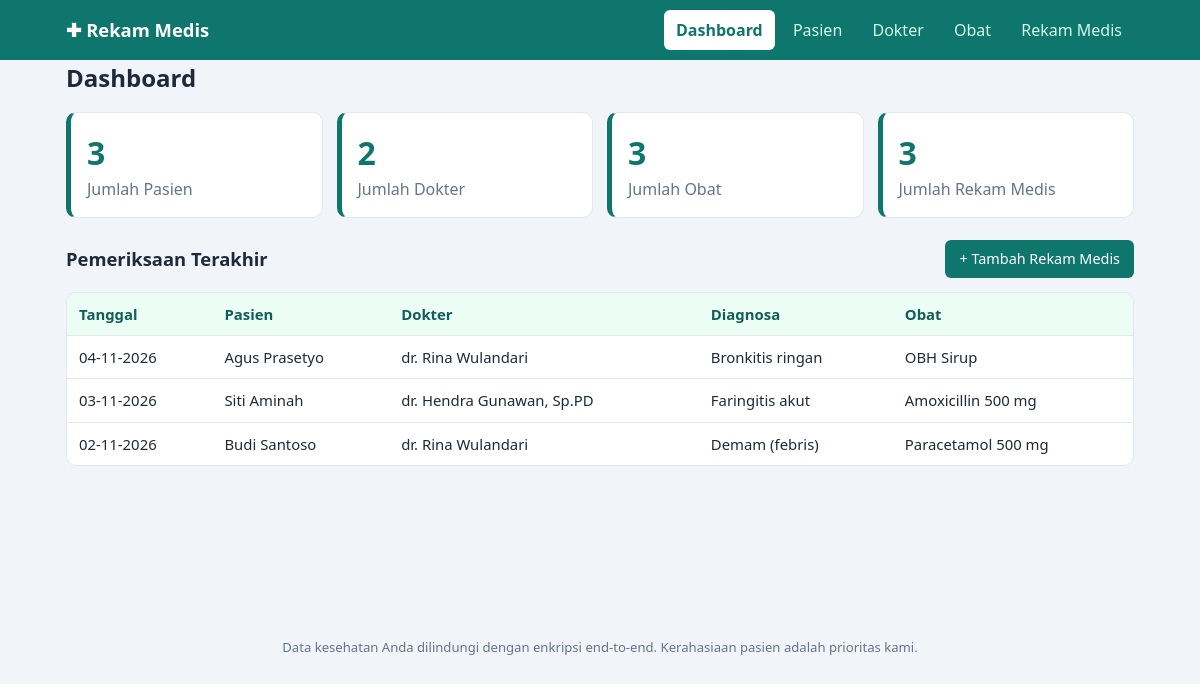
The page / on the database its author committed.
### tables this page shows
CREATE TABLE rekam_medis (
  id_rekam        INT(11) NOT NULL AUTO_INCREMENT,
  id_pasien       INT(11) NOT NULL,
  id_dokter       INT(11) NOT NULL,
  id_obat         INT(11) NOT NULL,
  tanggal_periksa DATE    NOT NULL,
  keluhan         TEXT    NOT NULL,
  diagnosa        TEXT    NOT NULL,
  tindakan        TEXT    NOT NULL,
  resep           VARCHAR(100) NOT NULL,
  PRIMARY KEY (id_rekam),
  KEY idx_pasien (id_pasien),
  KEY idx_dokter (id_dokter),
  KEY idx_obat (id_obat),
  CONSTRAINT fk_rekam_pasien FOREIGN KEY (id_pasien) REFERENCES pasien (id_pasien) ON DELETE RESTRICT ON UPDATE CASCADE,
  CONSTRAINT fk_rekam_dokter FOREIGN KEY (id_dokter) REFERENCES dokter (id_dokter) ON DELETE RESTRICT ON UPDATE CASCADE,
  CONSTRAINT fk_rekam_obat   FOREIGN KEY (id_obat)   REFERENCES obat (id_obat)     ON DELETE RESTRICT ON UPDATE CASCADE
);

CREATE TABLE pasien (
  id_pasien     INT(11)      NOT NULL AUTO_INCREMENT,
  no_rm         VARCHAR(20)  NOT NULL,
  nama_pasien   VARCHAR(100) NOT NULL,
  jenis_kelamin ENUM('L','P') NOT NULL,
  tanggal_lahir DATE         NOT NULL,
  alamat        TEXT         NOT NULL,
  PRIMARY KEY (id_pasien),
  UNIQUE KEY uk_no_rm (no_rm)
);

CREATE TABLE dokter (
  id_dokter    INT(11)      NOT NULL AUTO_INCREMENT,
  nama_dokter  VARCHAR(100) NOT NULL,
  spesialisasi VARCHAR(50)  NOT NULL,
  PRIMARY KEY (id_dokter)
);

CREATE TABLE obat (
  id_obat   INT(11)      NOT NULL AUTO_INCREMENT,
  nama_obat VARCHAR(100) NOT NULL,
  satuan    VARCHAR(30)  NOT NULL,
  stok      INT(11)      NOT NULL DEFAULT 0,
  PRIMARY KEY (id_obat)
);

### koneksi.php (called while the page is built, shortened)
<?php
function e($teks)
{
    return htmlspecialchars((string)$teks, ENT_QUOTES, 'UTF-8');
}
function tgl_indo($tgl)
{
    return $tgl ? date('d-m-Y', strtotime($tgl)) : '-';
}

### index.php (the view, shortened to what this page needs)
<?php
require 'header.php';
$jml = [];
foreach (['pasien' => 'Pasien', 'dokter' => 'Dokter', 'obat' => 'Obat', 'rekam_medis' => 'Rekam Medis'] as $tabel => $label) {
    $jml[$label] = (int)$conn->query("SELECT COUNT(*) AS total FROM $tabel")->fetch_assoc()['total'];
}
$terakhir = $conn->query(
    "SELECT r.tanggal_periksa, p.nama_pasien, d.nama_dokter, r.diagnosa, o.nama_obat
     FROM rekam_medis r
     JOIN pasien p ON p.id_pasien = r.id_pasien
     JOIN dokter d ON d.id_dokter = r.id_dokter
     JOIN obat o   ON o.id_obat   = r.id_obat
     ORDER BY r.tanggal_periksa DESC, r.id_rekam DESC LIMIT 5"
)->fetch_all(MYSQLI_ASSOC);
?>
<h1>Dashboard</h1>
<div class="statistik">
  <?php foreach ($jml as $label => $angka): ?>
    <div class="stat"><div class="angka"><?= $angka ?></div><div class="label">Jumlah <?= e($label) ?></div></div>
  <?php endforeach; ?>
</div>
<div class="toolbar">
  <h2 style="margin:0">Pemeriksaan Terakhir</h2>
  <a class="btn" href="rekam.php?aksi=tambah">+ Tambah Rekam Medis</a>
</div>
<div class="tabel-wrap">
<table>
  <thead><tr><th>Tanggal</th><th>Pasien</th><th>Dokter</th><th>Diagnosa</th><th>Obat</th></tr></thead>
  <tbody>
  <?php foreach ($terakhir as $r): ?>
    <tr>
      <td><?= e(tgl_indo($r['tanggal_periksa'])) ?></td>
      <td><?= e($r['nama_pasien']) ?></td>
      <td><?= e($r['nama_dokter']) ?></td>
      <td><?= e($r['diagnosa']) ?></td>
      <td><?= e($r['nama_obat']) ?></td>
    </tr>
  <?php endforeach; ?>
  </tbody>
</table>
</div>
<?php require 'footer.php'; ?>

### header.php (shortened to what this page needs)
<?php
require_once 'koneksi.php';
$hal = basename($_SERVER['PHP_SELF'], '.php');
$menu = [
    'index'  => 'Dashboard',
    'pasien' => 'Pasien',
    'dokter' => 'Dokter',
    'obat'   => 'Obat',
    'rekam'  => 'Rekam Medis',
];
?>
<!DOCTYPE html>
<html lang="id">
<head>
<link rel="stylesheet" href="style.css">
</head>
<body>
<header class="topbar">
  <div class="wrap bar">
    <a class="brand" href="index.php">&#10010; Rekam Medis</a>
    <nav>
      <?php foreach ($menu as $file => $label): ?>
        <a href="<?= $file ?>.php" class="<?= $hal === $file ? 'aktif' : '' ?>"><?= $label ?></a>
      <?php endforeach; ?>
    </nav>
  </div>
</header>
<main class="wrap">

### footer.php
</main>
<footer class="foot">
  Data kesehatan Anda dilindungi dengan enkripsi end-to-end. Kerahasiaan pasien adalah prioritas kami.
</footer>
</body>
</html>

### style.css (style rules this page uses)
:root { --hijau:#0f766e;--hijau-tua:#115e59;--abu:#f1f5f9;--garis:#e2e8f0;--teks:#1e293b;--merah:#b91c1c }
* { box-sizing:border-box }
body { margin:0;font-family:"Segoe UI",Roboto,Arial,sans-serif;background:var(--abu);color:var(--teks);line-height:1.5 }
.wrap { max-width:1100px;margin:0 auto;padding:0 16px }
.topbar { background:var(--hijau);color:#fff;position:sticky;top:0;z-index:5 }
.bar { display:flex;align-items:center;justify-content:space-between;flex-wrap:wrap;gap:8px;padding:10px 16px }
.brand { color:#fff;font-weight:700;font-size:1.15rem;text-decoration:none }
nav a { color:#d1fae5;text-decoration:none;padding:8px 12px;border-radius:6px;margin-left:2px;display:inline-block }
nav a.aktif { background:#fff;color:var(--hijau);font-weight:600 }
main { padding-top:22px;padding-bottom:30px;min-height:70vh }
h1 { margin:0 0 16px;font-size:1.5rem }
h2 { font-size:1.15rem;margin:24px 0 10px }
.statistik { display:grid;grid-template-columns:repeat(auto-fit,minmax(200px,1fr));gap:14px;margin-bottom:22px }
.stat { background:#fff;border:1px solid var(--garis);border-left:5px solid var(--hijau);border-radius:10px;padding:16px }
.stat .angka { font-size:2rem;font-weight:700;color:var(--hijau) }
.stat .label { color:#64748b }
.toolbar { display:flex;justify-content:space-between;align-items:center;flex-wrap:wrap;gap:10px;margin-bottom:14px }
.tabel-wrap { overflow-x:auto;background:#fff;border:1px solid var(--garis);border-radius:10px }
table { width:100%;border-collapse:collapse;font-size:.93rem }
th,td { padding:10px 12px;text-align:left;border-bottom:1px solid var(--garis);vertical-align:top }
th { background:#ecfdf5;color:var(--hijau-tua);white-space:nowrap }
tr:last-child td { border-bottom:0 }
.btn { display:inline-block;border:0;border-radius:6px;padding:8px 14px;font-size:.9rem;cursor:pointer;text-decoration:none;background:var(--hijau);color:#fff }
.foot { text-align:center;color:#64748b;font-size:.82rem;padding:18px }

### rows shown on the page
rekam_medis: tanggal_periksa "04-11-2026", id_pasien.nama_pasien "Agus Prasetyo", id_dokter.nama_dokter "dr. Rina Wulandari", diagnosa "Bronkitis ringan", id_obat.nama_obat "OBH Sirup"
rekam_medis: tanggal_periksa "03-11-2026", id_pasien.nama_pasien "Siti Aminah", id_dokter.nama_dokter "dr. Hendra Gunawan, Sp.PD", diagnosa "Faringitis akut", id_obat.nama_obat "Amoxicillin 500 mg"
rekam_medis: tanggal_periksa "02-11-2026", id_pasien.nama_pasien "Budi Santoso", id_dokter.nama_dokter "dr. Rina Wulandari", diagnosa "Demam (febris)", id_obat.nama_obat "Paracetamol 500 mg"

### other values the page prints
$label "Dashboard"
$label "Pasien"
$label "Dokter"
$label "Obat"
$label "Rekam Medis"
$angka "3"
$angka "2"
